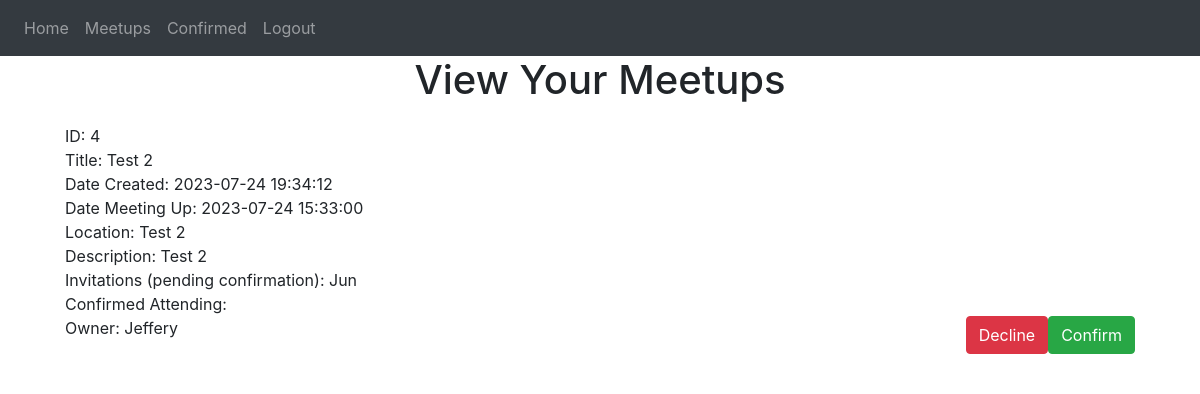
The app's page /view_meetups (signed in) with its own data.
### website/models.py (models this page shows)
class Meetup(db.Model):
    id = db.Column(db.Integer, primary_key=True)
    date_created = db.Column(db.DateTime(timezone=True), default=func.now()) # gets current date and time, store it as date
    date_meetup = db.Column(db.DateTime)
    title = db.Column(db.String(10000))
    location = db.Column(db.String(10000))
    description = db.Column(db.String(10000))
    invitations = db.Column(db.String(10000))
    confirmed = db.Column(db.String(10000))
    owner = db.Column(db.String(10000))

### website/views.py (the view)
@views.route('/view_meetups', methods=['GET', 'POST']) #decorator: whenever you go to the / URL, whatever in hom() will run
@login_required
def view_meetups():
    invites = ""
    confirmation = ""
    confirmSearch = " " + str(current_user.id) + " "
    firstInv = True
    firstConf = True
    for meetup in current_user.meetups:
        invites = invites + "   "
        confirmation = confirmation + "   "
        firstInv = True
        firstConf = True
        for user in meetup.user:
            userSearch = " " + str(user.id) + " "
            if meetup.confirmed.find(userSearch)  != -1:
                if firstConf:
                    confirmation  = confirmation + user.first_name
                    firstConf = False
                else:
                    confirmation  = confirmation + ", " + user.first_name
            else:
                if firstInv:
                    invites  = invites + user.first_name
                    firstInv = False
                else:
                    invites  = invites + ", " + user.first_name
    inviteList = invites.split("   ")
    print(inviteList)
    confirmationList = confirmation.split("   ")
    print(confirmSearch)
    return render_template("view_meetups.html", user=current_user, inviteList = inviteList, confirmSearch = confirmSearch, confirmationList = confirmationList)

### website/__init__.py (called while the page is built)
@login_manager.user_loader
def load_user(id):
    return User.query.get(int(id))

### website/templates/view_meetups.html
{% extends "base.html" %} {% block title %}View Meetups{% endblock %} {% block content
%}
<h1 align="center">View Your Meetups</h1>
<ul class="list-group list-group-flush" id="notes">
    {% set ns = namespace(inviteNumber=1) %}
    {% for meetup in user.meetups: %}
    {% if meetup.confirmed.find(confirmSearch) == -1%}
    <li class="list-group-item">
        ID: {{meetup.id}}<br>
        Title: {{ meetup.title }}<br>
        Date Created: {{ meetup.date_created }}<br>
        Date Meeting Up: {{ meetup.date_meetup}}<br>
        Location: {{meetup.location}}<br>
        Description: {{meetup.description}}<br>
        Invitations (pending confirmation): {{inviteList[ns.inviteNumber]}}<br>
        Confirmed Attending: {{confirmationList[ns.inviteNumber]}}<br>
        Owner: {{meetup.owner}}
        <button type = "button" class = "btn btn-success float-right" onClick="confirmMeetup({{meetup.id}})">
            <span aria-hidden="true">Confirm</span>
        </button>
        <button type = "button" class = "btn btn-danger float-right" onClick="viewDeclineMeetup({{meetup.id}})">
            <span aria-hidden="true">Decline</span>
        </button>
    </li>
    {% endif %}
    {% set ns.inviteNumber = ns.inviteNumber+1 %}
    {% endfor %}
</ul>
{% endblock %}

### records on screen
Meetup: id "4", title "Test 2", date_created "2023-07-24 19:34:12", date_meetup "2023-07-24 15:33:00", location "Test 2", description "Test 2", inviteList "Jun", owner "Jeffery"
